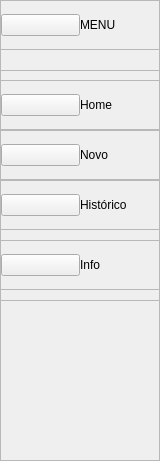
    <widget class="QFrame" name="menu">
     <property name="geometry">
      <rect>
       <x>0</x>
       <y>0</y>
       <width>160</width>
       <height>461</height>
      </rect>
     </property>
     <property name="maximumSize">
      <size>
       <width>160</width>
       <height>16777215</height>
      </size>
     </property>
     <property name="frameShape">
      <enum>QFrame::StyledPanel</enum>
     </property>
     <property name="frameShadow">
      <enum>QFrame::Raised</enum>
     </property>
     <widget class="QFrame" name="frame_botao_menu">
      <property name="geometry">
       <rect>
        <x>0</x>
        <y>0</y>
        <width>160</width>
        <height>50</height>
       </rect>
      </property>
      <property name="minimumSize">
       <size>
        <width>160</width>
        <height>50</height>
       </size>
      </property>
      <property name="maximumSize">
       <size>
        <width>160</width>
        <height>50</height>
       </size>
      </property>
      <property name="frameShape">
       <enum>QFrame::StyledPanel</enum>
      </property>
      <property name="frameShadow">
       <enum>QFrame::Raised</enum>
      </property>
      <layout class="QHBoxLayout" name="horizontalLayout">
       <property name="spacing">
        <number>0</number>
       </property>
       <property name="leftMargin">
        <number>0</number>
       </property>
       <property name="topMargin">
        <number>0</number>
       </property>
       <property name="rightMargin">
        <number>0</number>
       </property>
       <property name="bottomMargin">
        <number>0</number>
       </property>
       <item>
        <widget class="QPushButton" name="botao_menu_home">
         <property name="text">
          <string/>
         </property>
         <property name="icon">
          <iconset resource="resources.qrc">
           <normaloff>:/icons/svg/ic_menu_48px.svg</normaloff>:/icons/svg/ic_menu_48px.svg</iconset>
         </property>
         <property name="iconSize">
          <size>
           <width>32</width>
           <height>32</height>
          </size>
         </property>
         <property name="autoDefault">
          <bool>false</bool>
         </property>
        </widget>
       </item>
       <item alignment="Qt::AlignLeft">
        <widget class="QLabel" name="label">
         <property name="text">
          <string>MENU</string>
         </property>
        </widget>
       </item>
      </layout>
     </widget>
     <widget class="QFrame" name="frame_botoes_menu">
      <property name="geometry">
       <rect>
        <x>0</x>
        <y>70</y>
        <width>160</width>
        <height>231</height>
       </rect>
      </property>
      <property name="maximumSize">
       <size>
        <width>16777215</width>
        <height>16777215</height>
       </size>
      </property>
      <property name="frameShape">
       <enum>QFrame::StyledPanel</enum>
      </property>
      <property name="frameShadow">
       <enum>QFrame::Raised</enum>
      </property>
      <widget class="QFrame" name="frame_botao_home">
       <property name="geometry">
        <rect>
         <x>0</x>
         <y>10</y>
         <width>160</width>
         <height>50</height>
        </rect>
       </property>
       <property name="minimumSize">
        <size>
         <width>160</width>
         <height>50</height>
        </size>
       </property>
       <property name="maximumSize">
        <size>
         <width>160</width>
         <height>50</height>
        </size>
       </property>
       <property name="frameShape">
        <enum>QFrame::StyledPanel</enum>
       </property>
       <property name="frameShadow">
        <enum>QFrame::Raised</enum>
       </property>
       <layout class="QHBoxLayout" name="horizontalLayout_2">
        <property name="spacing">
         <number>0</number>
        </property>
        <property name="leftMargin">
         <number>0</number>
        </property>
        <property name="topMargin">
         <number>0</number>
        </property>
        <property name="rightMargin">
         <number>0</number>
        </property>
        <property name="bottomMargin">
         <number>0</number>
        </property>
        <item>
         <widget class="QPushButton" name="botao_home_home">
          <property name="text">
           <string/>
          </property>
          <property name="icon">
           <iconset resource="resources.qrc">
            <normaloff>:/icons/svg/ic_home_48px.svg</normaloff>:/icons/svg/ic_home_48px.svg</iconset>
          </property>
          <property name="iconSize">
           <size>
            <width>32</width>
            <height>32</height>
           </size>
          </property>
         </widget>
        </item>
        <item alignment="Qt::AlignLeft">
         <widget class="QLabel" name="label_home_home">
          <property name="text">
           <string>Home</string>
          </property>
         </widget>
        </item>
       </layout>
      </widget>
      <widget class="QFrame" name="frame_botao_home_novo">
       <property name="geometry">
        <rect>
         <x>0</x>
         <y>60</y>
         <width>160</width>
         <height>50</height>
        </rect>
       </property>
       <property name="minimumSize">
        <size>
         <width>160</width>
         <height>50</height>
        </size>
       </property>
       <property name="maximumSize">
        <size>
         <width>160</width>
         <height>50</height>
        </size>
       </property>
       <property name="frameShape">
        <enum>QFrame::StyledPanel</enum>
       </property>
       <property name="frameShadow">
        <enum>QFrame::Raised</enum>
       </property>
       <layout class="QHBoxLayout" name="horizontalLayout_3">
        <property name="spacing">
         <number>0</number>
        </property>
        <property name="leftMargin">
         <number>0</number>
        </property>
        <property name="topMargin">
         <number>0</number>
        </property>
        <property name="rightMargin">
         <number>0</number>
        </property>
        <property name="bottomMargin">
         <number>0</number>
        </property>
        <item>
         <widget class="QPushButton" name="botao_novo_home">
          <property name="text">
           <string/>
          </property>
          <property name="icon">
           <iconset resource="resources.qrc">
            <normaloff>:/icons/svg/ic_insert_drive_file_48px.svg</normaloff>:/icons/svg/ic_insert_drive_file_48px.svg</iconset>
          </property>
          <property name="iconSize">
           <size>
            <width>32</width>
            <height>32</height>
           </size>
          </property>
         </widget>
        </item>
        <item alignment="Qt::AlignLeft">
         <widget class="QLabel" name="__label_novo_home">
          <property name="text">
           <string>Novo</string>
          </property>
         </widget>
        </item>
       </layout>
      </widget>
      <widget class="QFrame" name="frame_botao_home_historico">
       <property name="geometry">
        <rect>
         <x>0</x>
         <y>110</y>
         <width>160</width>
         <height>50</height>
        </rect>
       </property>
       <property name="minimumSize">
        <size>
         <width>160</width>
         <height>50</height>
        </size>
       </property>
       <property name="maximumSize">
        <size>
         <width>160</width>
         <height>50</height>
        </size>
       </property>
       <property name="frameShape">
        <enum>QFrame::StyledPanel</enum>
       </property>
       <property name="frameShadow">
        <enum>QFrame::Raised</enum>
       </property>
       <layout class="QHBoxLayout" name="horizontalLayout_4">
        <property name="spacing">
         <number>0</number>
        </property>
        <property name="leftMargin">
         <number>0</number>
        </property>
        <property name="topMargin">
         <number>0</number>
        </property>
        <property name="rightMargin">
         <number>0</number>
        </property>
        <property name="bottomMargin">
         <number>0</number>
        </property>
        <item>
         <widget class="QPushButton" name="botao_historico_home">
          <property name="text">
           <string/>
          </property>
          <property name="icon">
           <iconset resource="resources.qrc">
            <normaloff>:/icons/svg/ic_history_48px.svg</normaloff>:/icons/svg/ic_history_48px.svg</iconset>
          </property>
          <property name="iconSize">
           <size>
            <width>32</width>
            <height>32</height>
           </size>
          </property>
         </widget>
        </item>
        <item alignment="Qt::AlignLeft">
         <widget class="QLabel" name="label_historico_home">
          <property name="text">
           <string>Histórico</string>
          </property>
         </widget>
        </item>
       </layout>
      </widget>
      <widget class="QFrame" name="frame_botao_home_info">
       <property name="geometry">
        <rect>
         <x>0</x>
         <y>170</y>
         <width>160</width>
         <height>50</height>
        </rect>
       </property>
       <property name="minimumSize">
        <size>
         <width>160</width>
         <height>50</height>
        </size>
       </property>
       <property name="maximumSize">
        <size>
         <width>160</width>
         <height>50</height>
        </size>
       </property>
       <property name="frameShape">
        <enum>QFrame::StyledPanel</enum>
       </property>
       <property name="frameShadow">
        <enum>QFrame::Raised</enum>
       </property>
       <layout class="QHBoxLayout" name="horizontalLayout_5">
        <property name="spacing">
         <number>0</number>
        </property>
        <property name="leftMargin">
         <number>0</number>
        </property>
        <property name="topMargin">
         <number>0</number>
        </property>
        <property name="rightMargin">
         <number>0</number>
        </property>
        <property name="bottomMargin">
         <number>0</number>
        </property>
        <item>
         <widget class="QPushButton" name="botao_info_home">
          <property name="text">
           <string/>
          </property>
          <property name="icon">
           <iconset resource="resources.qrc">
            <normaloff>:/icons/svg/ic_info_48px.svg</normaloff>:/icons/svg/ic_info_48px.svg</iconset>
          </property>
          <property name="iconSize">
           <size>
            <width>32</width>
            <height>32</height>
           </size>
          </property>
         </widget>
        </item>
        <item>
         <widget class="QLabel" name="__label_info_home">
          <property name="text">
           <string>Info</string>
          </property>
         </widget>
        </item>
       </layout>
      </widget>
     </widget>
    </widget>
